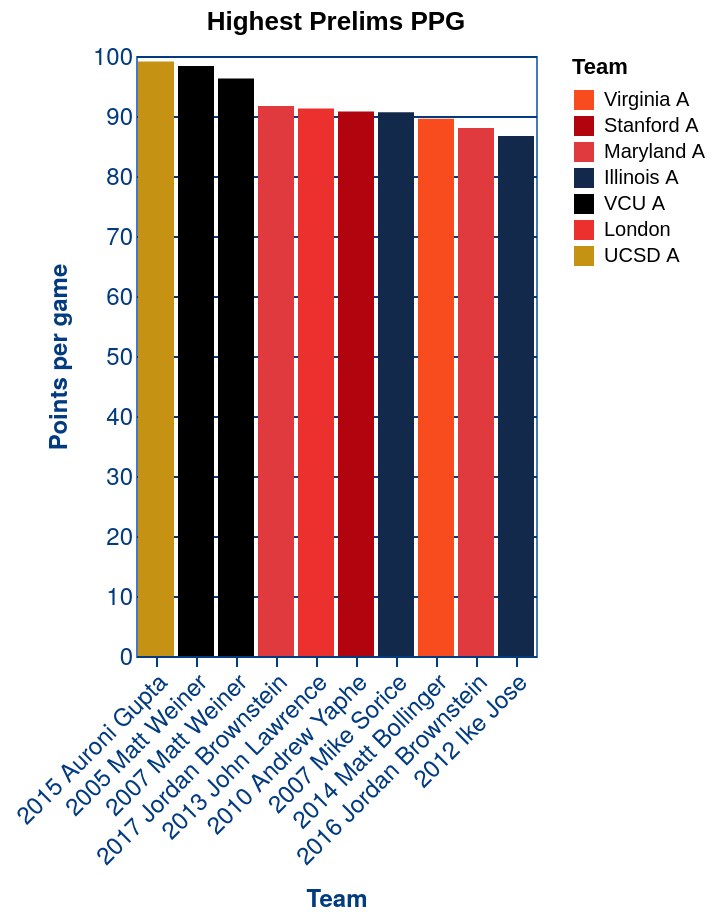

The Vega-Lite source for this figure:
### Vega-Lite specification from a JSON file in a GitHub repository (floating-point values rounded to 4 significant figures)
{"$schema": "https://vega.github.io/schema/vega-lite/v5.json", "config": {"axisX": {"domain": true, "domainColor": "#023B7F", "domainWidth": 1, "grid": false, "labelAngle": 0, "labelColor": "#023B7F", "labelFont": "Helvetica Neue", "labelFontSize": 12, "tickColor": "#023B7F", "titleColor": "#023B7F", "titleFont": "Helvetica Neue", "titleFontSize": 12, "titlePadding": 10}, "axisY": {"domain": false, "grid": true, "gridColor": "#023B7F", "gridWidth": 1, "labelAngle": 0, "labelColor": "#023B7F", "labelFont": "Helvetica Neue", "labelFontSize": 12, "ticks": false, "titleColor": "#023B7F", "titleFont": "Helvetica Neue", "titleFontSize": 12, "titlePadding": 10}, "mark": {"color": "#4279C1", "fill": "#7EB7FD"}, "view": {"stroke": "#4279C1"}}, "data": {"name": "data-539145ad12ee1dcfcc24a9d3b41ae1ae"}, "datasets": {"data-539145ad12ee1dcfcc24a9d3b41ae1ae": [{"PPG": 90.77, "player": "Andrew Yaphe", "ppg": 90.77, "team": "Stanford A", "team_tournament": "2010 Andrew Yaphe", "tournament": "ACF Nationals 2010"}, {"PPG": 99.09, "player": "Auroni Gupta", "ppg": 99.09, "team": "UCSD A", "team_tournament": "2015 Auroni Gupta", "tournament": "ACF Nationals 2015"}, {"PPG": 86.67, "player": "Ike Jose", "ppg": 86.67, "team": "Illinois A", "team_tournament": "2012 Ike Jose", "tournament": "ACF Nationals 2012"}, {"PPG": 91.25, "player": "John Lawrence", "ppg": 91.25, "team": "London", "team_tournament": "2013 John Lawrence", "tournament": "ACF Nationals 2013"}, {"PPG": 88.0, "player": "Jordan Brownstein", "ppg": 88.0, "team": "Maryland A", "team_tournament": "2016 Jordan Brownstein", "tournament": "ACF Nationals 2016"}, {"PPG": 91.67, "player": "Jordan Brownstein", "ppg": 91.67, "team": "Maryland A", "team_tournament": "2017 Jordan Brownstein", "tournament": "ACF Nationals 2017"}, {"PPG": 89.55, "player": "Matt Bollinger", "ppg": 89.55, "team": "Virginia A", "team_tournament": "2014 Matt Bollinger", "tournament": "ACF Nationals 2014"}, {"PPG": 98.33, "player": "Matt Weiner", "ppg": 98.33, "team": "VCU A", "team_tournament": "2005 Matt Weiner", "tournament": "ACF Nationals 2005"}, {"PPG": 96.25, "player": "Matt Weiner", "ppg": 96.25, "team": "VCU A", "team_tournament": "2007 Matt Weiner", "tournament": "ACF Nationals 2007"}, {"PPG": 90.62, "player": "Mike Sorice", "ppg": 90.62, "team": "Illinois A", "team_tournament": "2007 Mike Sorice", "tournament": "ACF Nationals 2007"}]}, "encoding": {"fill": {"field": "team", "scale": {"domain": ["Virginia A", "Stanford A", "Maryland A", "Illinois A", "VCU A", "London", "UCSD A"], "range": ["#F84C1E", "#B1040E", "#E03A3E", "#13294B", "#000000", "#EB302D", "#C69214"]}, "title": "Team", "type": "nominal"}, "tooltip": [{"field": "player", "type": "nominal"}, {"field": "team", "type": "nominal"}, {"field": "tournament", "type": "nominal"}, {"field": "ppg", "type": "quantitative"}], "x": {"axis": {"labelAngle": 315}, "field": "team_tournament", "sort": {"field": "ppg", "order": "descending"}, "title": "Team", "type": "nominal"}, "y": {"field": "ppg", "title": "Points per game", "type": "quantitative"}}, "mark": "bar", "title": "Highest Prelims PPG"}
